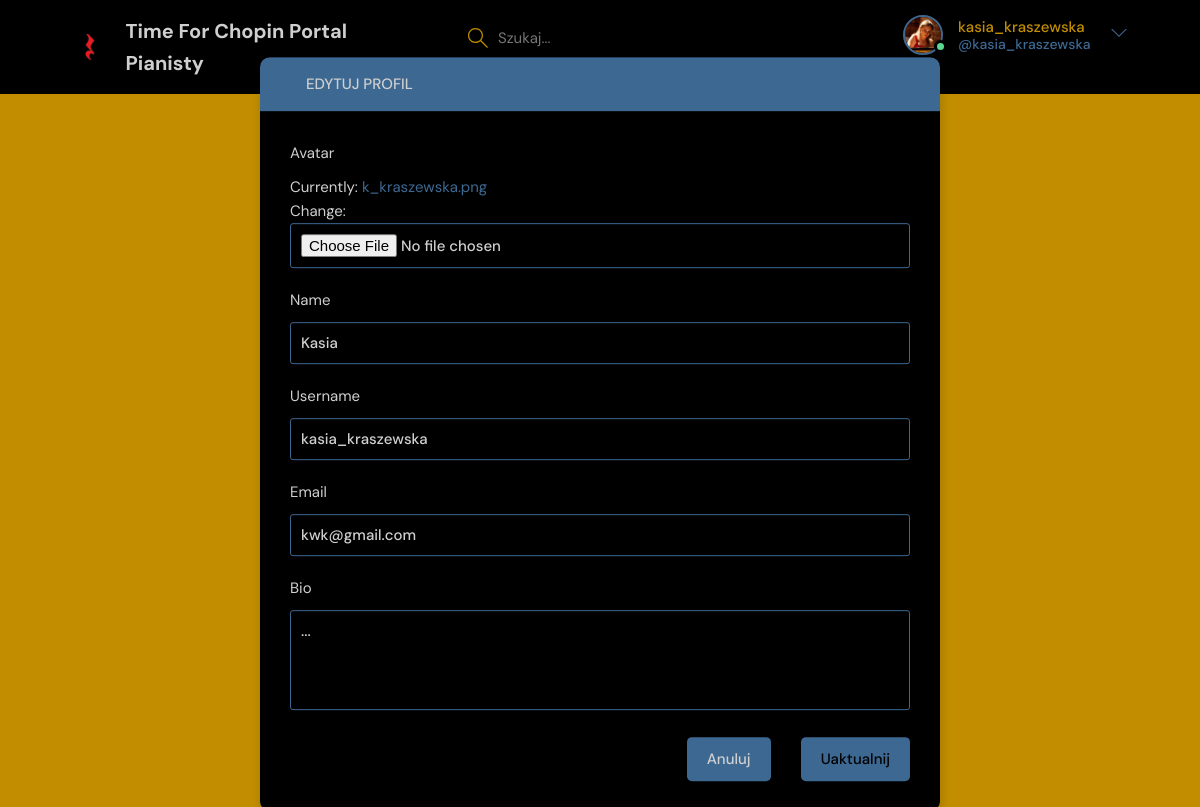
The page /update-user/ (signed in) on the database its author committed.
### base/models.py (models this page shows)
class User(AbstractUser):
    name = models.CharField(max_length=200, null=True)
    email = models.EmailField(unique=True, null=True)
    bio = models.TextField(null=True)
    avatar = models.ImageField(null=True, default='avatar.svg')
    USERNAME_FIELD = 'email'
    REQUIRED_FIELDS = []

### base/views.py (the view)
# urls.py: path('update-user/', views.update_user, name='update-user'),
@login_required(login_url='login')
def update_user(request):
    user = request.user
    form = UserForm(instance=user)
    if request.method == 'POST':
        form = UserForm(request.POST, request.FILES ,instance=user)
        if form.is_valid():
            form.save()
            return redirect('user profile', primary_key=user.id)
    return render(request,'base/update_user.html', {'form':form})

### base/forms.py
class UserForm(ModelForm):
    class Meta:
        model = User
        fields = ['avatar','name','username','email','bio']

### base/templates/base/update_user.html (shortened to what this page needs)
<!DOCTYPE html>
{% extends 'main_template.html' %}
{% block content %}
    <main class="update-account layout">
        <div class="container">
            <div class="layout__box">
                <div class="layout__boxHeader">
                    <div class="layout__boxTitle">
                        <a href="{% url 'home page' %}" >
                            <svg version="1.1" xmlns="http://www.w3.org/2000/svg" width="32" height="32"
                                viewbox="0 0 32 32">
                                <title>arrow-left</title>
                                <path
                                    d="M13.723 2.286l-13.723 13.714 13.719 13.714 1.616-1.611-10.96-10.96h27.625v-2.286h-27.625l10.965-10.965-1.616-1.607z">
                                </path>
                            </svg>
                        </a>
                        <h3>Edytuj profil</h3>
                    </div>
                </div>
                <div class="layout__body">
                    <form class="form" action="" method="post" enctype="multipart/form-data">
                        {% for field in form %}
                        <div class="form__group">
                            <label for="profile_pic">{{field.label}}</label>
                            {{field}}
                        </div>
                        {% endfor %}
                        <div class="form__action">
                            <a class="btn btn--dark" href="{% url 'home page' %}" >Anuluj</a>
                            <button class="btn btn--main" type="submit">Uaktualnij</button>
                        </div>
                    </form>
                </div>
            </div>
        </div>
    </main>
{% endblock content %}

### templates/navigation_bar.html (shortened to what this page needs)
<!DOCTYPE html>
{% load static %}
<header class="header header--loggedIn">
   <div class="container">
     <a href="{% url 'home page' %}" class="header__logo">
       <img src="{% static 'images/tfch_logo.png' %}"/>
       <h1>Time For Chopin Portal Pianisty</h1>
     </a>
     <form class="header__search" method="get" action="{% url 'home page' %}">
       <label>
         <input name="q" placeholder="Szukaj..." />
       </label>
     </form>
     <nav class="header__menu">
      {% if request.user.is_authenticated %}
       <div class="header__user">
         <a href="{% url 'user profile' user.id %}">
           <div class="avatar avatar--medium active">
             <img src="{{request.user.avatar.url}}" />
           </div>
           <p>{{request.user.username}} <span>@{{request.user.username}}</span></p>
         </a>
         <button class="dropdown-button">
           <svg version="1.1" xmlns="http://www.w3.org/2000/svg" width="32" height="32" viewbox="0 0 32 32">
             <title>chevron-down</title>
             <path d="M16 21l-13-13h-3l16 16 16-16h-3l-13 13z"></path>
           </svg>
         </button>
       </div>
       {% else %}
        <a href="{% url 'login' %}">
         <img src="{% static 'images/avatar.svg' %}" />
         <p>Logowanie</p>
       </a>
       {% endif %}
     </nav>
   </div>
</header>

### rows shown on the page
User: user.avatar (picture), user.username "kasia_kraszewska", form "Kasia" "kasia_kraszewska" "kwk@gmail.com" "..."

### other values the page prints
{{ field.label }} "Avatar" "Name" "Username" "Email" "Bio"
